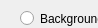
              <widget class="QWidget" name="PBKGFZB">
               <property name="geometry">
                <rect>
                 <x>0</x>
                 <y>0</y>
                 <width>98</width>
                 <height>28</height>
                </rect>
               </property>
               <attribute name="label">
                <string>Background Subtractor FZB</string>
               </attribute>
               <widget class="QRadioButton" name="RBTFZB">
                <property name="geometry">
                 <rect>
                  <x>20</x>
                  <y>10</y>
                  <width>171</width>
                  <height>17</height>
                 </rect>
                </property>
                <property name="text">
                 <string>Background Subtractor FZB</string>
                </property>
               </widget>
               <widget class="QSpinBox" name="SBThSFZB">
                <property name="geometry">
                 <rect>
                  <x>130</x>
                  <y>120</y>
                  <width>75</width>
                  <height>25</height>
                 </rect>
                </property>
                <property name="value">
                 <number>30</number>
                </property>
               </widget>
               <widget class="QLabel" name="label_45">
                <property name="geometry">
                 <rect>
                  <x>46</x>
                  <y>120</y>
                  <width>71</width>
                  <height>20</height>
                 </rect>
                </property>
                <property name="text">
                 <string>Threshold Ths:</string>
                </property>
               </widget>
               <widget class="QLabel" name="label_46">
                <property name="geometry">
                 <rect>
                  <x>50</x>
                  <y>150</y>
                  <width>71</width>
                  <height>20</height>
                 </rect>
                </property>
                <property name="text">
                 <string>Threshold Thfs:</string>
                </property>
               </widget>
               <widget class="QLabel" name="label_47">
                <property name="geometry">
                 <rect>
                  <x>80</x>
                  <y>50</y>
                  <width>47</width>
                  <height>13</height>
                 </rect>
                </property>
                <property name="text">
                 <string>Alpha: </string>
                </property>
               </widget>
               <widget class="QDoubleSpinBox" name="DSBAlphaFZB">
                <property name="geometry">
                 <rect>
                  <x>130</x>
                  <y>40</y>
                  <width>75</width>
                  <height>25</height>
                 </rect>
                </property>
                <property name="value">
                 <double>0.400000000000000</double>
                </property>
               </widget>
               <widget class="QLabel" name="label_48">
                <property name="geometry">
                 <rect>
                  <x>66</x>
                  <y>80</y>
                  <width>61</width>
                  <height>20</height>
                 </rect>
                </property>
                <property name="text">
                 <string>Alpha Min: </string>
                </property>
               </widget>
               <widget class="QDoubleSpinBox" name="DSBAlphaFZB_2">
                <property name="geometry">
                 <rect>
                  <x>130</x>
                  <y>80</y>
                  <width>75</width>
                  <height>25</height>
                 </rect>
                </property>
                <property name="value">
                 <double>0.900000000000000</double>
                </property>
               </widget>
               <widget class="QDoubleSpinBox" name="DSBThfsFZB">
                <property name="geometry">
                 <rect>
                  <x>130</x>
                  <y>150</y>
                  <width>75</width>
                  <height>25</height>
                 </rect>
                </property>
                <property name="maximum">
                 <double>1000.000000000000000</double>
                </property>
                <property name="value">
                 <double>0.400000000000000</double>
                </property>
               </widget>
              </widget>
